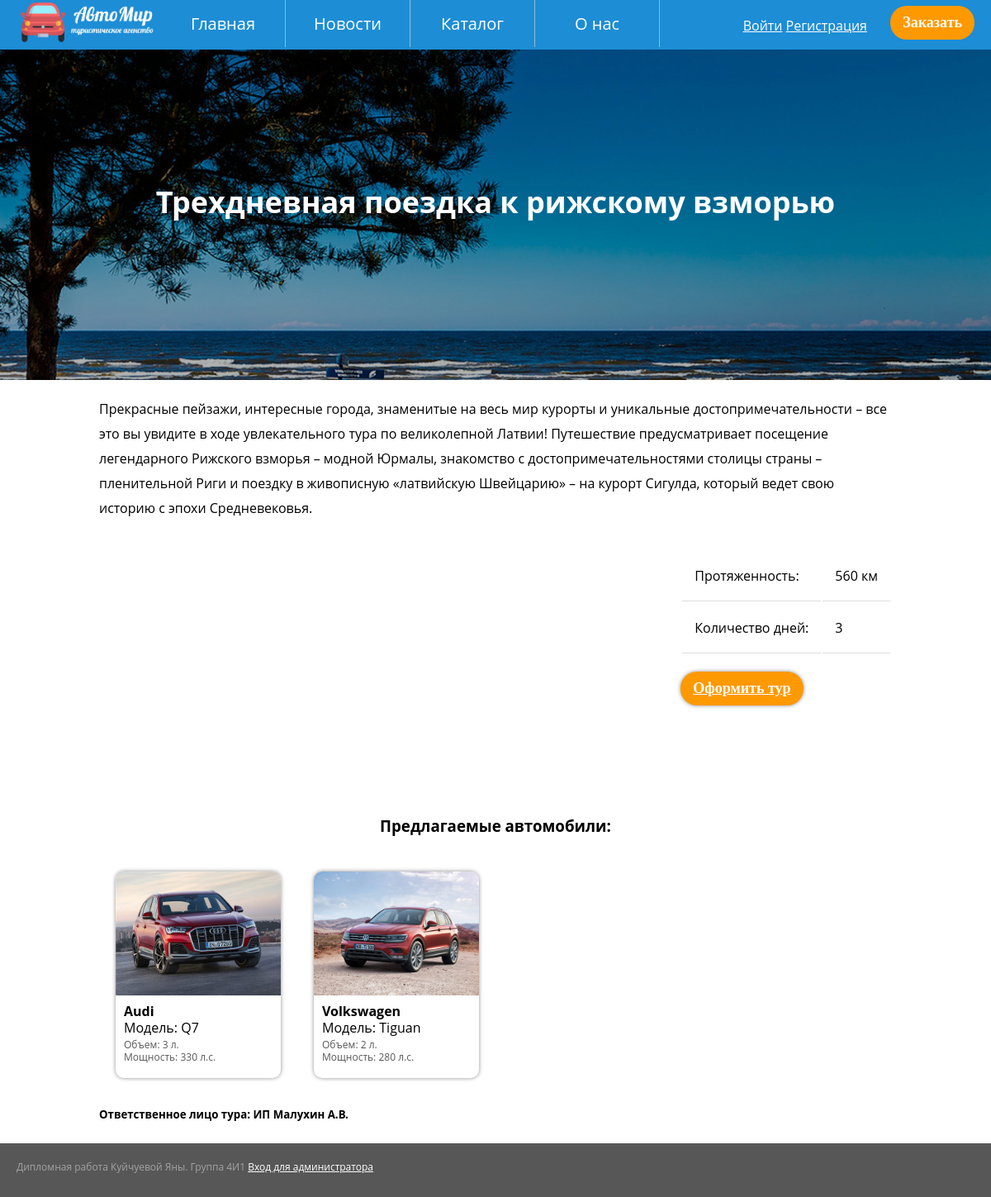
Screenshot of /tour.php?tour=1 with the database file from the repository.
### tables this page shows
CREATE TABLE `tours` (
  `id_tour` int(11) NOT NULL,
  `title` varchar(100) NOT NULL,
  `description` varchar(1000) NOT NULL,
  `length` int(11) NOT NULL,
  `duration` int(11) NOT NULL,
  `image` varchar(200) NOT NULL,
  `popular` tinyint(1) NOT NULL,
  `id_direction` int(11) NOT NULL,
  `id_performer` int(11) NOT NULL,
  `cities` varchar(100) NOT NULL
);

CREATE TABLE `cars` (
  `id_car` int(11) NOT NULL,
  `id_performer` int(11) NOT NULL,
  `number` int(11) NOT NULL,
  `mark` varchar(45) NOT NULL,
  `model` varchar(45) NOT NULL,
  `type` varchar(45) NOT NULL,
  `volume` int(11) NOT NULL,
  `power` int(11) NOT NULL,
  `image` varchar(100) NOT NULL
);

CREATE TABLE `performers` (
  `id_performer` int(11) NOT NULL,
  `name_performer` varchar(200) NOT NULL,
  `INN` int(14) NOT NULL,
  `address` varchar(200) NOT NULL,
  `phone` varchar(14) NOT NULL,
  `email` varchar(100) NOT NULL
);

### tour.php (the view, shortened to what this page needs)
<!doctype html>
<html lang="ru">
  <head>
    <link rel="stylesheet" type="text/css" href="css/style.css">
    <link rel="stylesheet" type="text/css" href="css/steps.css">
  </head>
  <body>
  <?php
    include 'header.php';
  ?>
    <?php
        require_once 'connection.php';
        $link = mysqli_connect($host, $user, $password, $database)
            or die("Ошибка " . mysqli_error($link));
        $query ="SELECT * FROM tours WHERE id_tour = ".$_GET["tour"]."";
    ?>
<section>
    <?php
                $result = mysqli_query($link, $query) or die("Ошибка " . mysqli_error($link));
                if($result)
                {
                    while($row = mysqli_fetch_array($result)) {
                      $query_perf ="SELECT * FROM performers WHERE id_performer = ".$row["id_performer"]."";
                      $result_perf = mysqli_query($link, $query_perf) or die("Ошибка " . mysqli_error($link));
                      $query_car ="SELECT * FROM cars WHERE id_performer = ".$row["id_performer"]."";
                      $result_car = mysqli_query($link, $query_car) or die("Ошибка " . mysqli_error($link));
                       print '
                        <div class="tour-image">
                            <img class="big-photo-tour" src="'.$row["image"].'">
                            <h1 class="title-tour">'.$row["title"].'</h1>
                        </div>
                        <article id="text-introduction">
                            <p>'.$row["description"].'</p><br>';
                            ?>
                            <div class="map-info">
                                <div id="map" style="width: 60%; height:300px"></div>
                            <?php
                            print '
                              <div>
                                <table>
                                  <tr>
                                    <td>Протяженность:</td><td>'.$row["length"].' км</td>
                                  </tr>
                                  <tr>
                                    <td>Количество дней: </td><td>'.$row["duration"].'</td>
                                  </tr>
                                </table>
                                <button class="button-order"><a href="order.php?id_tour='.$row["id_tour"].'">Оформить тур</a></button>
                              </div>
                            </div>';
                      if(($result_perf) && ($result_car))
                          {
                            print "<h3>Предлагаемые автомобили:</h3>";
                            while($row_car = mysqli_fetch_array($result_car)) {
                              print '<figure class="auto-fig">
                              <img class="photo-land" src="'.$row_car["image"].'">'.$span.'
                              <figcaption>
                                <h4>'.$row_car["mark"].'</h4>
                                <p>Модель: '.$row_car["model"].'</p>
                                <div class="info">Объем: '.$row_car["volume"].' л.</div>
                                <div class="info">Мощность: '.$row_car["power"].' л.с.</div>
                                </figcaption>
                            </figure>';
                            }
                             while($row_perf = mysqli_fetch_array($result_perf)) {
                               print '<h5> Ответственное лицо тура: '.$row_perf["name_performer"].'</h5>';
                             }
                            }
                      }
                };
      ?>
</section>
  <?php
    include 'footer.php';
   ?>
     </body>
</html>

### css/style.css (style rules this page uses)
* { margin: 0; padding: 0; }
body { font-family: 'Montserrat', 'Open Sans', sans-serif; position: relative; }
a { color: #fff; }
button { background: #ff9900; color: #fff; padding: 10px 15px; border-radius: 20px; border: 0; font-family: 'Century Gothic'; font-weight: bold; font-size: 18px; }
.button-order { box-shadow: 0 0 5px #8e8e8e ; }
::placeholder { color: #8d8d8d; }
#text-introduction { width: 80vw; margin: 0 auto; line-height: 30px; padding: 20px 0 20px 0; }
h1, h3 { text-align: center; margin: 20px 0 20px 0; }
h4, p { margin-bottom: 5px; }
section { min-height: 900px; }
.title-tour { color: #fff; position: absolute; width: 100%; height: 100%; margin: 0; padding-top: 20vh; background: rgba(0, 0, 0, 0.3); font-size: 36px; }
.tour-image { overflow: hidden; position:relative; display: flex; width: 100%; height: 50vh; }
.tour-image img { position: absolute; width: 100%; }
table { margin-bottom: 20px; }
th, td { padding: 15px; border-bottom: 1px solid #ddd; }
.map-info { display: flex; justify-content: space-between; }
figure { width: 300px; height: 420px; box-shadow: 0 0 5px #8d8c8c; position: relative; margin: 20px; border-radius: 10px; overflow: hidden; display: inline-block; }
figcaption { padding: 10px; }
.auto-fig { height: 250px; width: 200px; line-height: 15px; }
.auto-fig img { height: 150px; }
.info { font-size: 12px; color: #575757; }
.photo-land { height: 250px; }

### rows the page displays
tours: image (picture), title "Трехдневная поездка к рижскому взморью", description "Прекрасные пейзажи, интересные города, знаменитые на весь мир курорты и уникальные достопримечательности – все это вы увидите в ходе увлекательного тура по великолепной Латвии! Путешествие предусматривает посещение легендарного Рижского взморья – модной Юрмалы, знакомство с достопримечательностями столицы страны – пленительной Риги и поездку в живописную «латвийскую Швейцарию» – на курорт Сигулда, который ведет свою историю с эпохи Средневековья.", length "560", duration "3"
cars: image (picture), mark "Audi", model "Q7", volume "3", power "330"
cars: image (picture), mark "Volkswagen", model "Tiguan", volume "2", power "280"
performers: name_performer "ИП Малухин А.В."
